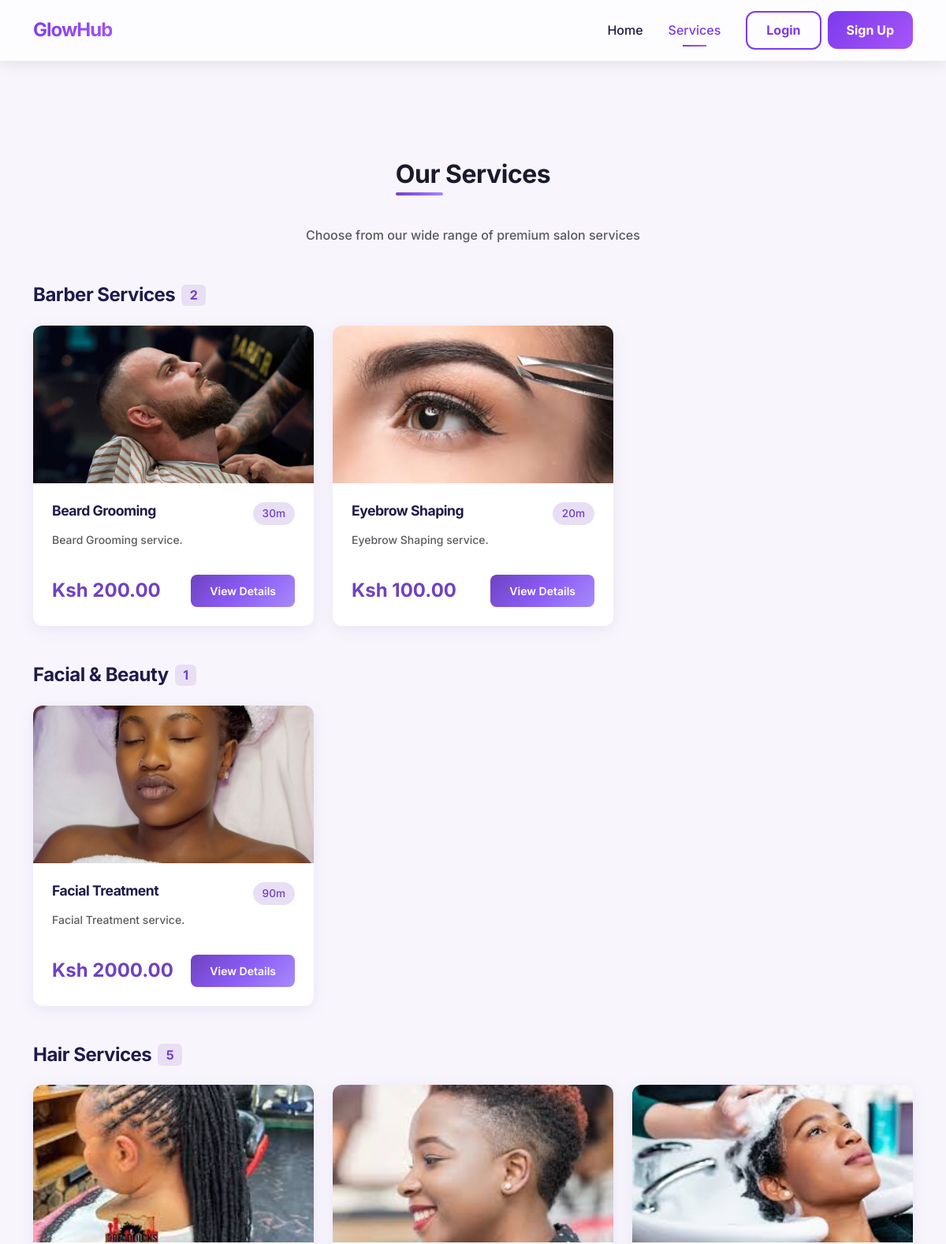
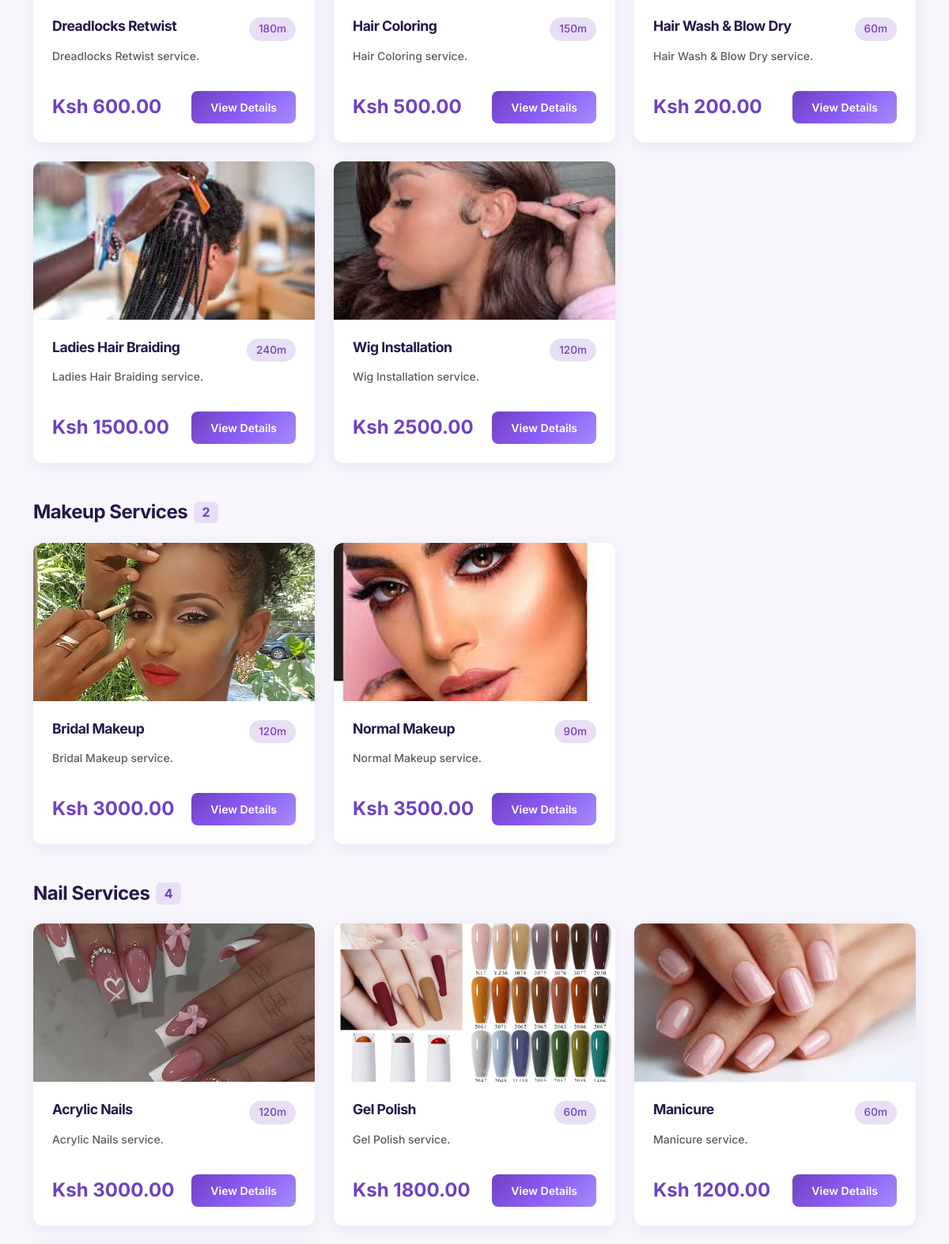
Page /services/ (upper part) on the committed database (2 pictures, top to bottom).
### salon/models.py (models this page shows, shortened)
class Service(models.Model):
    CATEGORY_CHOICES = [
        ('hair', 'Hair Services'),
        ('barber', 'Barber Services'),
        ('makeup', 'Makeup Services'),
        ('nails', 'Nail Services'),
        ('facial', 'Facial & Beauty'),
        ('spa', 'Spa & Wellness'),
    ]
    name = models.CharField(max_length=200)
    description = models.TextField()
    price = models.DecimalField(max_digits=10, decimal_places=2)
    duration = models.IntegerField(help_text="Duration in minutes")
    image = models.ImageField(upload_to='services/', blank=True, null=True)
    category = models.CharField(max_length=50, choices=CATEGORY_CHOICES, default='hair')
    is_active = models.BooleanField(default=True)
    created_at = models.DateTimeField(auto_now_add=True)
    class Meta:
        ordering = ['name']

### salon/views.py (the view)
# urls.py: path('services/', views.services_list, name='services'),
def services_list(request):
    services = Service.objects.filter(is_active=True).order_by('category', 'name')
    return render(request, 'salon/services.html', {'services': services})

### salon/templates/salon/services.html (shortened to what this page needs)
{% extends 'salon/base.html' %}
{% block content %}
<div class="container py-5">
    <div class="text-center mb-5">
        <h2 class="section-title d-inline-block">Our Services</h2>
        <p class="text-muted mt-3">Choose from our wide range of premium salon services</p>
    </div>
    {% regroup services by get_category_display as category_groups %}
    {% for group in category_groups %}
    <div class="mb-5">
        <div class="d-flex align-items-center gap-2 mb-4">
            <h3 class="fw-bold mb-0">{{ group.grouper }}</h3>
            <span class="badge bg-purple-soft text-purple fs-6">{{ group.list|length }}</span>
        </div>
        <div class="row g-4">
            {% for service in group.list %}
            <div class="col-md-6 col-lg-4">
                <div class="card service-card h-100">
                    {% if service.image %}
                    <img src="{{ service.image.url }}" class="card-img-top" alt="{{ service.name }}">
                    {% else %}
                    <div class="card-img-top d-flex align-items-center justify-content-center" style="background: var(--purple-soft); height:120px;">
                        <span class="text-purple fw-bold fs-1">{{ service.name|first }}</span>
                    </div>
                    {% endif %}
                    <div class="card-body d-flex flex-column">
                        <div class="d-flex justify-content-between align-items-start mb-2">
                            <h5 class="fw-bold mb-0">{{ service.name }}</h5>
                            <span class="duration-badge">{{ service.duration }}m</span>
                        </div>
                        <p class="text-muted small flex-grow-1">{{ service.description|truncatewords:25 }}</p>
                        <div class="d-flex justify-content-between align-items-center mt-3">
                            <span class="price-tag">Ksh {{ service.price }}</span>
                            <a href="{% url 'service_detail' service.pk %}" class="btn btn-purple btn-sm">View Details</a>
                        </div>
                    </div>
                </div>
            </div>
            {% endfor %}
        </div>
    </div>
    {% endfor %}
</div>
{% endblock %}

### salon/templates/salon/base.html (shortened to what this page needs)
{% load static %}
<!DOCTYPE html>
<html lang="en">
<head>
    <link href="https://cdn.jsdelivr.net/npm/bootstrap@5.3.2/dist/css/bootstrap.min.css" rel="stylesheet">
    <link rel="stylesheet" href="https://cdn.jsdelivr.net/npm/bootstrap-icons@1.11.3/font/bootstrap-icons.min.css">
    <link rel="stylesheet" href="{% static 'salon/css/modern.css' %}">
    <link rel="stylesheet" href="{% static 'salon/css/style.css' %}">
</head>
<body>
    {% include 'salon/header.html' %}
    <main class="{% if not request.user.is_staff %}main-content{% endif %}">
        {% block content %}{% endblock %}
    </main>
</body>
</html>

### salon/templates/salon/header.html (shortened to what this page needs)
{% load static %}
{% if not request.user.is_authenticated or not request.user.is_staff %}
<nav class="navbar navbar-expand-lg navbar-glass fixed-top w-100">
    <div class="container">
        <a class="navbar-brand d-flex align-items-center" href="{% url 'home' %}">
            <span class="fw-bold">GlowHub</span>
        </a>
        <div class="collapse navbar-collapse justify-content-end" id="navbarNav">
            <ul class="navbar-nav mb-2 mb-lg-0 me-3">
                {% if user.is_authenticated %}
                <li class="nav-item">
                    <a class="nav-link {% if 'dashboard' in request.path %}active{% endif %}" href="{% url 'customer_dashboard' %}">Dashboard</a>
                </li>
                {% else %}
                <li class="nav-item">
                    <a class="nav-link {% if request.path == '/' %}active{% endif %}" href="{% url 'home' %}">Home</a>
                </li>
                <li class="nav-item">
                    <a class="nav-link {% if 'services' in request.path %}active{% endif %}" href="{% url 'services' %}">Services</a>
                </li>
                {% endif %}
            </ul>
            <div class="d-flex align-items-center gap-2">
                {% if user.is_authenticated %}
                <a href="{% url 'book_appointment' %}" class="btn btn-primary-modern me-2">
                    Book Now
                </a>
                <div class="dropdown">
                    <a class="btn btn-outline-modern dropdown-toggle d-flex align-items-center gap-2" href="#" role="button" data-bs-toggle="dropdown" aria-expanded="false">
                        <span class="d-none d-md-inline">{{ user.first_name|default:user.username }}</span>
                    </a>
                    <ul class="dropdown-menu dropdown-menu-end shadow-sm" style="border-radius: 12px; border: 1px solid #E5E7EB;">
                        <li><a class="dropdown-item py-2" href="{% url 'customer_dashboard' %}">Dashboard</a></li>
                        <li><a class="dropdown-item py-2" href="{% url 'book_appointment' %}">Book Appointment</a></li>
                        <li><hr class="dropdown-divider"></li>
                        <li><a class="dropdown-item py-2 text-danger" href="{% url 'logout' %}">Logout</a></li>
                    </ul>
                </div>
                {% else %}
                <a href="{% url 'login' %}" class="btn btn-outline-modern px-4">Login</a>
                <a href="{% url 'register' %}" class="btn btn-primary-modern px-4">Sign Up</a>
                {% endif %}
            </div>
        </div>
    </div>
</nav>
{% endif %}

### salon/templates/salon/footer.html (shortened to what this page needs)
{% load static %}

### salon/static/salon/css/modern.css (style rules this page uses)
:root { --primary: #7C3AED; --primary-dark: #6D28D9; --primary-light: #A855F7; --secondary: #A855F7; --background: #F5F3FF; --dark: #1E1B4B; --white: #FFFFFF; --light-gray: #F3F4F6; --gray: #9CA3AF; --border-color: #E5E7EB; --success: #10B981; --danger: #EF4444; --warning: #F59E0B; --info: #3B82F6; --shadow-sm: 0 1px 2px rgba(0, 0, 0, 0.05); --shadow-md: 0 4px 6px rgba(0, 0, 0, 0.1); --shadow-lg: 0 10px 25px rgba(124, 58, 237, 0.15); --shadow-xl: 0 20px 40px rgba(124, 58, 237, 0.2); --transition: all 0.3s cubic-bezier(0.4, 0, 0.2, 1); }
* { margin: 0; padding: 0; box-sizing: border-box; }
html { scroll-behavior: smooth; }
body { font-family: 'Inter', 'Poppins', -apple-system, BlinkMacSystemFont, 'Segoe UI', sans-serif; background: linear-gradient(135deg, #F5F3FF 0%, #FAF5FF 100%); color: var(--dark); min-height: 100vh; line-height: 1.6; }
h1, h2, h3, h4, h5, h6 { font-weight: 700; font-family: 'Poppins', 'Inter', sans-serif; color: var(--dark); letter-spacing: -0.5px; }
h2 { font-size: 2rem; }
h3 { font-size: 1.5rem; }
h5 { font-size: 1.1rem; }
p { color: #6B7280; font-weight: 500; }
a { color: var(--primary); text-decoration: none; transition: var(--transition); }
.navbar-glass { background: rgba(255, 255, 255, 0.7) !important; backdrop-filter: blur(10px); border-bottom: 1px solid rgba(124, 58, 237, 0.1); box-shadow: 0 4px 30px rgba(0, 0, 0, 0.05); position: sticky; top: 0; z-index: 1000; transition: var(--transition); }
.navbar-brand { font-size: 1.5rem; font-weight: 800; background: linear-gradient(135deg, var(--primary) 0%, var(--primary-light) 100%); -webkit-background-clip: text; -webkit-text-fill-color: transparent; background-clip: text; letter-spacing: -1px; transition: var(--transition); }
.nav-link { color: var(--dark) !important; font-weight: 600; position: relative; transition: var(--transition); padding: 0.5rem 1rem !important; }
.nav-link::after { content: ''; position: absolute; bottom: 0; left: 50%; width: 0; height: 2px; background: linear-gradient(90deg, var(--primary), var(--primary-light)); transition: var(--transition); transform: translateX(-50%); }
.service-card { background: white; border-radius: 20px; overflow: hidden; box-shadow: var(--shadow-lg); transition: var(--transition); position: relative; height: 100%; display: flex; flex-direction: column; border: 1px solid rgba(124, 58, 237, 0.05); }
.btn-primary-modern { background: linear-gradient(135deg, var(--primary) 0%, var(--primary-light) 100%); color: white; border: none; padding: 0.75rem 2rem; border-radius: 12px; font-weight: 700; cursor: pointer; transition: var(--transition); display: inline-flex; align-items: center; gap: 0.5rem; }
.btn-outline-modern { background: transparent; color: var(--primary); border: 2px solid var(--primary); padding: 0.65rem 1.8rem; border-radius: 12px; font-weight: 700; cursor: pointer; transition: var(--transition); }
.gap-2 { gap: 0.5rem; }

### rows in the picture
Service: image (picture), name "Beard Grooming", duration "30", description "Beard Grooming service.", price "200.00"
Service: image (picture), name "Eyebrow Shaping", duration "20", description "Eyebrow Shaping service.", price "100.00"
Service: image (picture), name "Facial Treatment", duration "90", description "Facial Treatment service.", price "2000.00"
Service: image (picture), name "Dreadlocks Retwist", duration "180", description "Dreadlocks Retwist service.", price "600.00"
Service: image (picture), name "Hair Coloring", duration "150", description "Hair Coloring service.", price "500.00"
Service: image (picture), name "Hair Wash & Blow Dry", duration "60", description "Hair Wash & Blow Dry service.", price "200.00"
Service: image (picture), name "Ladies Hair Braiding", duration "240", description "Ladies Hair Braiding service.", price "1500.00"
Service: image (picture), name "Wig Installation", duration "120", description "Wig Installation service.", price "2500.00"
Service: image (picture), name "Bridal Makeup", duration "120", description "Bridal Makeup service.", price "3000.00"
Service: image (picture), name "Normal Makeup", duration "90", description "Normal Makeup service.", price "3500.00"
Service: image (picture), name "Acrylic Nails", duration "120", description "Acrylic Nails service.", price "3000.00"
Service: image (picture), name "Gel Polish", duration "60", description "Gel Polish service.", price "1800.00"
Service: image (picture), name "Manicure", duration "60", description "Manicure service.", price "1200.00"

### other values in the picture
{{ group.grouper }} "Barber Services" "Facial & Beauty" "Hair Services" "Makeup Services" "Nail Services"
{{ group.list|length }} "2" "1" "5" "2" "4"
